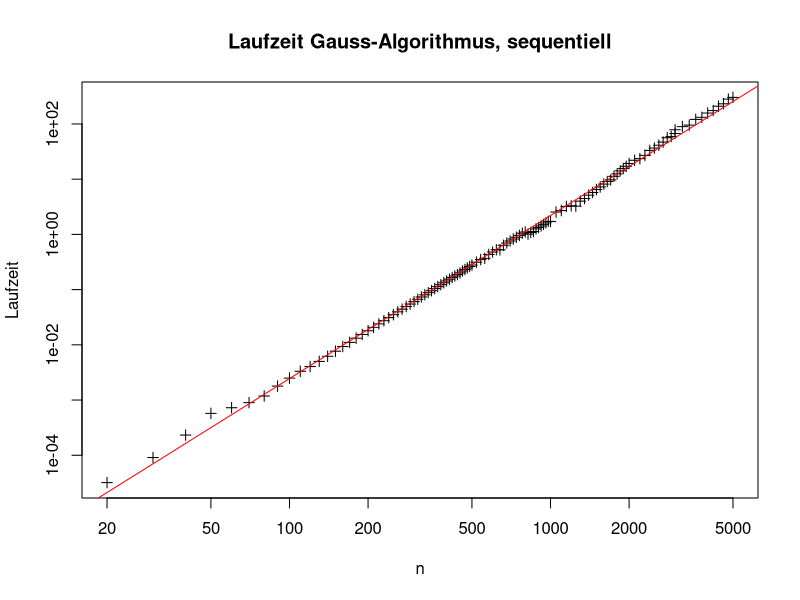
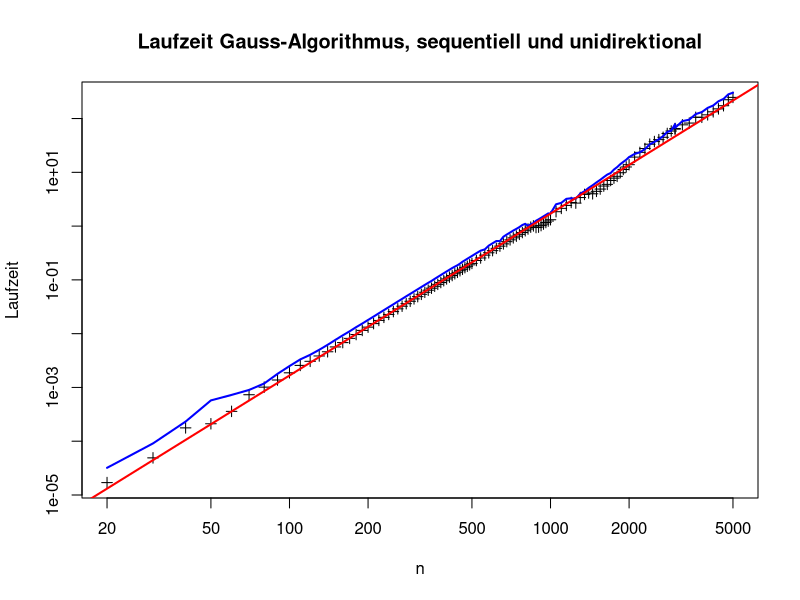

Source code (R) for these figures, in order:
d <- read.csv("results.csv")

pdf("results.pdf", 8, 6)
d$ln = log10(d$n)
d$lt = log10(d$time)
l <- lm(d$lt ~ d$ln)
l
plot(d$n, d$t, log = "xy",
	main = "Laufzeit Gauss-Algorithmus, sequentiell",
	xlab = "n", ylab = "Laufzeit",
	pch = 3)
abline(l, col = "red")

u <- read.csv("results-uni.csv")

pdf("results-uni.pdf", 8, 6)
u$ln = log10(u$n)
u$lt = log10(u$time)
l <- lm(u$lt ~ u$ln)
l
plot(u$n, u$t, log = "xy",
	main = "Laufzeit Gauss-Algorithmus, sequentiell und unidirektional",
	xlab = "n", ylab = "Laufzeit",
	pch = 3)
lines(d$n, d$t, col="blue", lw = 2)
abline(l, col = "red", lw = 2)

